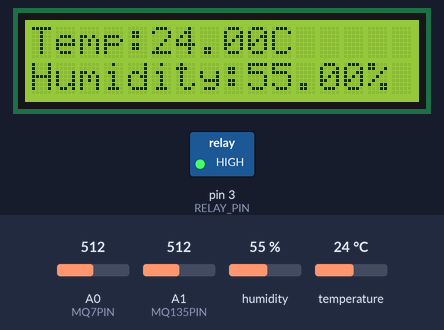
This sketch was run on a simulated Arduino Uno, built with avr-gcc and run on an emulated ATmega328P. On the bench: 16×2 character LCD, switched loads named in the sketch (green lamp = pin HIGH). The inputs (shaded band) are chosen by the test bench; at power-on: humidity 55 %, temperature 24 °C, A0 (MQ7PIN) = 512, A1 (MQ135PIN) = 512. The modem accepts every AT command (registered, SIM ready, sends succeed) and sends nothing else; what the sketch prints to the serial monitor is not drawn.

Above: at 4.3 s.
4.4 s: humidity set to 22 %
At 7.4 s:
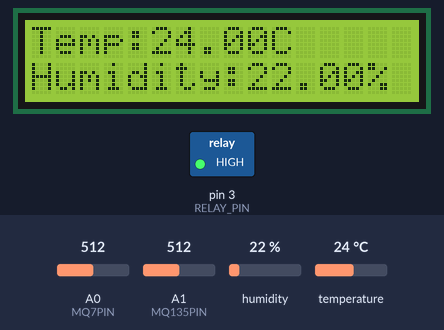
7.9 s: temperature set to 12 °C
At 10.0 s:
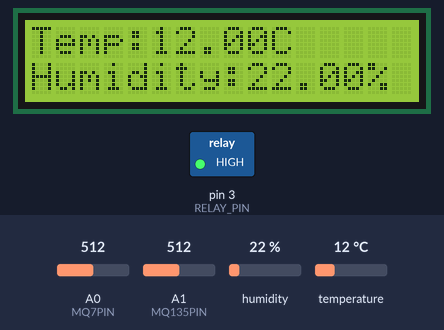
11.2 s: humidity set to 40 %
At 13.9 s:
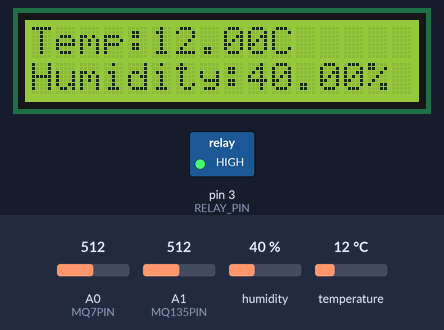
14.4 s: temperature set to 19 °C
At 16.5 s:
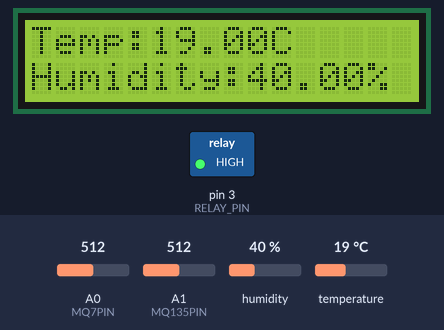
Timing chart, 0 to 18.0 s (numbered marks = the images above; inputs shaded):
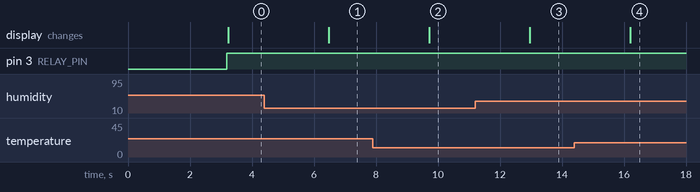

Measured:
- after the input at 4.4 s, the display: changes after 2.1 s (image 1)
- after the input at 7.9 s, the display: changes after 1.8 s (image 2)
- after the input at 11.2 s, the display: changes after 1.8 s (image 3)
- after the input at 14.4 s, the display: changes after 1.8 s (image 4)

The sketch:

sketch_apr12b.ino
```cpp
#include <Wire.h>
#include <LiquidCrystal_I2C.h>
#include <DHT.h>
#include <SoftwareSerial.h>

#define DHTPIN 2      // DHT11 data pin
#define DHTTYPE DHT11 // DHT11 sensor type

#define MQ7PIN A0     // MQ7 analog pin
#define MQ135PIN A1   // MQ135 analog pin
#define RELAY_PIN 3   // Digital pin connected to relay module

LiquidCrystal_I2C lcd(0x27, 16, 2);  // Address 0x27, 16 columns, 2 rows
DHT dht(DHTPIN, DHTTYPE);
SoftwareSerial espSerial(8, 9); // RX, TX for ESP8266

void setup() {
  Serial.begin(9600);
  espSerial.begin(9600);
  dht.begin();
  lcd.init();
  lcd.backlight();
  lcd.clear();
  lcd.setCursor(0, 0);
  lcd.print("Initializing...");
  pinMode(RELAY_PIN, OUTPUT); // Set relay pin as output
  connectWiFi();
}

void loop() {
  float mq7Value = analogRead(MQ7PIN);
  float mq135Value = analogRead(MQ135PIN);
  float temperature = dht.readTemperature();
  float humidity = dht.readHumidity();

  // Check sensor values and activate relay if thresholds are exceeded
  if (mq7Value > 150 || mq135Value > 500 || humidity > 65) {
    digitalWrite(RELAY_PIN, HIGH); // Activate relay
    lcd.setCursor(0, 1);
    lcd.print("Fan: ON ");
  } else {
    digitalWrite(RELAY_PIN, LOW); // Deactivate relay
    lcd.setCursor(0, 1);
    lcd.print("Fan: OFF");
  }

  // Display sensor values on LCD
  lcd.clear();
  lcd.setCursor(0, 0);
  lcd.print("CO:");
  lcd.setCursor(0, 1);
  lcd.print("A_Q:");
  lcd.setCursor(4, 0);
  lcd.print(mq7Value);
  lcd.setCursor(4, 1);
  lcd.print(mq135Value);

  lcd.setCursor(0, 0);
  lcd.print("Temp:");
  lcd.setCursor(0, 1);
  lcd.print("Humidity:");
  lcd.setCursor(5, 0);
  lcd.print(temperature);
  lcd.print("C");
  lcd.setCursor(9, 1);
  lcd.print(humidity);
  lcd.print("%");

  // Transmit sensor values wirelessly using ESP01
  transmitData(mq7Value, mq135Value, temperature, humidity);

  delay(2000);
}

void transmitData(float mq7, float mq135, float temp, float hum) {
  espSerial.print("AT+CIPSTART=\"TCP\",\"YOUR_SERVER_IP\",YOUR_PORT\r\n");
  if (espSerial.find("OK")) {
    String sendData = "GET /update?mq7=" + String(mq7) + "&mq135=" + String(mq135) + "&temp=" + String(temp) + "&hum=" + String(hum) + " HTTP/1.1\r\n";
    espSerial.print("AT+CIPSEND=");
    espSerial.println(sendData.length());
    if (espSerial.find(">")) {
      espSerial.print(sendData);
      delay(1000);
      espSerial.println();
      Serial.println("Data Sent");
    }
  }
  espSerial.println("AT+CIPCLOSE");
}

void connectWiFi() {
  espSerial.println("AT+RST");
  if (espSerial.find("OK")) {
    Serial.println("Module Reset");
  }
  delay(1000);

  espSerial.println("AT+CWMODE=1");
  if (espSerial.find("OK")) {
    Serial.println("Station Mode Set");
  }
  delay(1000);

  espSerial.println("AT+CWJAP=\"YOUR_WIFI_SSID\",\"YOUR_WIFI_PASSWORD\"");
  if (espSerial.find("OK")) {
    Serial.println("Connected to WiFi");
  }
  delay(1000);
}
```
